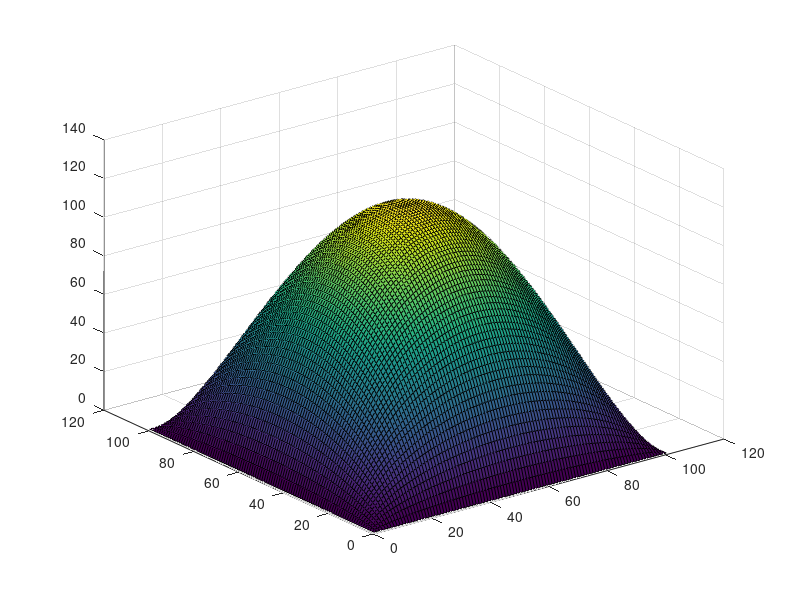

This figure's MATLAB source:
%% STATIONARY HEAT CONDUCTION, SQUARES 2D, VECTORIZED %%
nelx = 100;
nely = 100;
%% PREPARE FINITE ELEMENT ANALYSIS
KE = [4 -1 -2 -1; -1 4 -1 -2; -2 -1 4 -1; -1 -2 -1 4];
nodenrs = reshape(1:(1+nelx)*(1+nely),1+nely,1+nelx);
edofVec = reshape(nodenrs(1:end-1,1:end-1)+1,nelx*nely,1);
edofMat = repmat(edofVec,1,4)+repmat([0 nely+1 nely -1],nelx*nely,1);
iK = reshape(kron(edofMat,ones(4,1))',16*nelx*nely,1);
jK = reshape(kron(edofMat,ones(1,4))',16*nelx*nely,1);
% DEFINE LOADS AND SUPPORTS
F = ones((nely+1)*(nelx+1),1);
fixeddofs = union([1:nely+1,1:nely+1:(nelx+1)*(nely+1),nely+1:nely+1:(nelx+1)*(nely+1)],(nely+1)*(nelx)+1:(nelx+1)*(nely+1));
%fixeddofs = (nelx+1)*(nely+1)-nely:1:(nelx+1)*(nely+1);
%F = sparse(floor(0.5*(nelx+1)*(nely+1))+1,1,1,(nely+1)*(nelx+1),1);
%fixeddofs = (nely+1)*(ceil(2*(nelx+1)/5)-1)+1:nely+1:(nely+1)*(ceil(3*(nelx+1)/5)-1)+1;
alldofs = 1:(nely+1)*(nelx+1);
freedofs = setdiff(alldofs,fixeddofs);
U = zeros((nelx+1)*(nely+1),1);
%% FE-ANALYSIS
sK = repmat(KE(:),nelx*nely,1);
K = sparse(iK,jK,sK);
U(freedofs) = K(freedofs,freedofs)\F(freedofs);
U = reshape(U,nely+1,nelx+1);
%% PLOT
%set(gcf,'Position',get(0,'Screensize'));
surf(U);